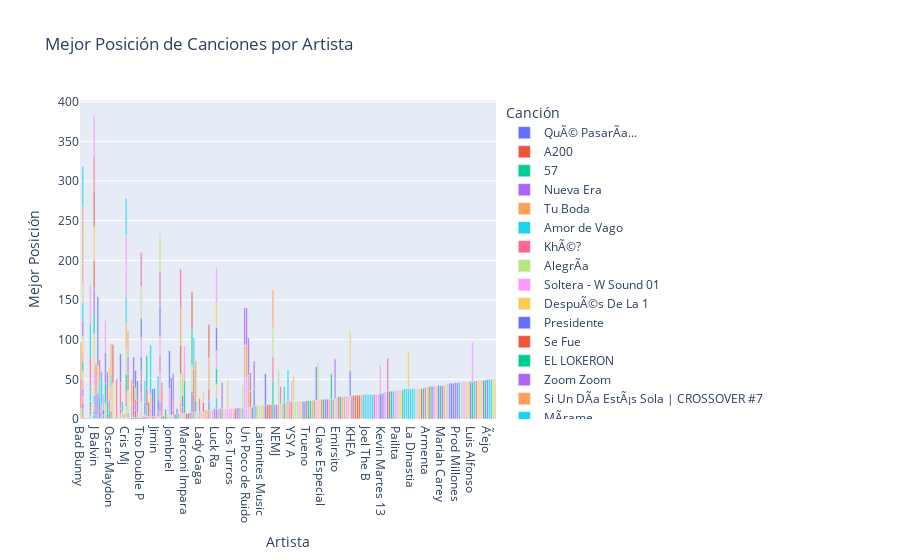

Notebook source saved alongside this figure:
### Markdown cell above
# Gráfica y representación de la consulta 2
En esta sección, se presenta la gráfica de barras a partir de los datos obtenidos de la consulta 2. Esta consulta encuentra la canción más exitosa de cada artista basándose en su mejor posición en los rankings.

### Code cell
try:
    # Conexión a la base de datos
    connection = psycopg2.connect(
        host='localhost',
        user='postgres',  # Reemplaza con tu usuario de la base de datos
        password='2I@@`7ao*3}*',  # Reemplaza con tu contraseña
        database='proyecto'
    )
    print("Conexión exitosa")
    
    # Crear un cursor
    cursor = connection.cursor()
    
    t_consulta2 = "SELECT a.nombre AS artista, c.nombre AS cancion, MIN(r.ranking_diario) AS mejor_posicion FROM Artistas a JOIN Cancion_Artista ca ON a.artista_id = ca.artista_id JOIN Canciones c ON ca.spotify_id = c.spotify_id JOIN Rankings r ON c.spotify_id = r.spotify_id GROUP BY a.nombre, c.nombre ORDER BY mejor_posicion ASC, a.nombre;"
    
    # Ejecutar la consulta
    cursor.execute(t_consulta2)
    rows = cursor.fetchall()

    # Crear un DataFrame
    df = pd.DataFrame(rows, columns=['artista', 'cancion', 'mejor_posicion'])

    # Generar la gráfica de barras
    fig = px.bar(
        df,
        x='artista',
        y='mejor_posicion',
        color='cancion',
        title='Mejor Posición de Canciones por Artista',
        labels={
            'mejor_posicion': 'Mejor Posición',
            'artista': 'Artista',
            'cancion': 'Canción'
        }
    )

    # Mostrar la gráfica
    fig.show()
except Exception as error:
    print("Error al conectar o ejecutar la consulta:", error)
finally:
    if connection:
        cursor.close()
        connection.close()
        print("Conexión cerrada")
